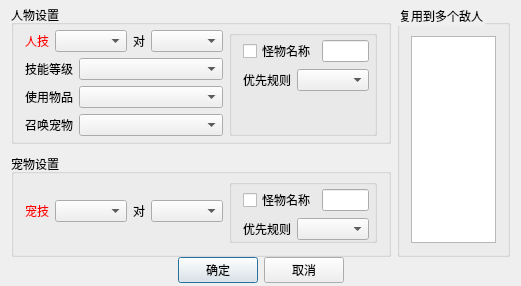
<?xml version="1.0" encoding="UTF-8"?>
<ui version="4.0">
 <class>BattleSetDlg</class>
 <widget class="QDialog" name="BattleSetDlg">
  <property name="geometry">
   <rect>
    <x>0</x>
    <y>0</y>
    <width>503</width>
    <height>268</height>
   </rect>
  </property>
  <property name="windowTitle">
   <string>战斗设置</string>
  </property>
  <property name="styleSheet">
   <string notr="true">QComboBox{
QComboBox QAbstractItemView::item { min-height: 40px;}

}
QGroupBox
{
	
	color: rgb(167, 167, 167);
}</string>
  </property>
  <layout class="QVBoxLayout" name="verticalLayout_5">
   <property name="spacing">
    <number>0</number>
   </property>
   <property name="topMargin">
    <number>5</number>
   </property>
   <property name="bottomMargin">
    <number>3</number>
   </property>
   <item>
    <layout class="QHBoxLayout" name="horizontalLayout_11">
     <item>
      <layout class="QVBoxLayout" name="verticalLayout_3">
       <property name="spacing">
        <number>10</number>
       </property>
       <item>
        <widget class="QGroupBox" name="groupBox">
         <property name="title">
          <string>人物设置</string>
         </property>
         <layout class="QHBoxLayout" name="horizontalLayout_5">
          <property name="topMargin">
           <number>5</number>
          </property>
          <property name="bottomMargin">
           <number>5</number>
          </property>
          <item>
           <layout class="QVBoxLayout" name="verticalLayout">
            <item>
             <layout class="QHBoxLayout" name="horizontalLayout">
              <item>
               <widget class="QLabel" name="label">
                <property name="styleSheet">
                 <string notr="true">color: rgba(255, 0, 0, 255);</string>
                </property>
                <property name="text">
                 <string>人技</string>
                </property>
               </widget>
              </item>
              <item>
               <widget class="QComboBox" name="comboBox_playerAction"/>
              </item>
              <item>
               <widget class="QLabel" name="label_2">
                <property name="text">
                 <string>对</string>
                </property>
               </widget>
              </item>
              <item>
               <widget class="QComboBox" name="comboBox_playerTarget"/>
              </item>
             </layout>
            </item>
            <item>
             <layout class="QHBoxLayout" name="horizontalLayout_2">
              <item>
               <widget class="QLabel" name="label_3">
                <property name="text">
                 <string>技能等级</string>
                </property>
               </widget>
              </item>
              <item>
               <widget class="QComboBox" name="comboBox_playerSkillLv">
                <property name="sizePolicy">
                 <sizepolicy hsizetype="Expanding" vsizetype="Fixed">
                  <horstretch>0</horstretch>
                  <verstretch>0</verstretch>
                 </sizepolicy>
                </property>
                <property name="minimumSize">
                 <size>
                  <width>110</width>
                  <height>0</height>
                 </size>
                </property>
               </widget>
              </item>
             </layout>
            </item>
            <item>
             <layout class="QHBoxLayout" name="horizontalLayout_3">
              <item>
               <widget class="QLabel" name="label_useItem">
                <property name="text">
                 <string>使用物品</string>
                </property>
               </widget>
              </item>
              <item>
               <widget class="QComboBox" name="comboBox_useItem">
                <property name="sizePolicy">
                 <sizepolicy hsizetype="Expanding" vsizetype="Fixed">
                  <horstretch>0</horstretch>
                  <verstretch>0</verstretch>
                 </sizepolicy>
                </property>
                <property name="minimumSize">
                 <size>
                  <width>110</width>
                  <height>0</height>
                 </size>
                </property>
               </widget>
              </item>
             </layout>
            </item>
            <item>
             <layout class="QHBoxLayout" name="horizontalLayout_12">
              <item>
               <widget class="QLabel" name="label_ChangePet">
                <property name="text">
                 <string>召唤宠物</string>
                </property>
               </widget>
              </item>
              <item>
               <widget class="QComboBox" name="comboBox_ChangePet">
                <property name="sizePolicy">
                 <sizepolicy hsizetype="Expanding" vsizetype="Fixed">
                  <horstretch>0</horstretch>
                  <verstretch>0</verstretch>
                 </sizepolicy>
                </property>
                <property name="minimumSize">
                 <size>
                  <width>110</width>
                  <height>0</height>
                 </size>
                </property>
               </widget>
              </item>
             </layout>
            </item>
           </layout>
          </item>
          <item>
           <widget class="QGroupBox" name="groupBox_4">
            <property name="title">
             <string/>
            </property>
            <property name="flat">
             <bool>false</bool>
            </property>
            <layout class="QVBoxLayout" name="verticalLayout_6">
             <property name="topMargin">
              <number>3</number>
             </property>
             <property name="rightMargin">
              <number>5</number>
             </property>
             <property name="bottomMargin">
              <number>0</number>
             </property>
             <item>
              <layout class="QHBoxLayout" name="horizontalLayout_4">
               <item>
                <widget class="QCheckBox" name="checkBox_playerSpecial">
                 <property name="toolTip">
                  <string>优先攻击怪物</string>
                 </property>
                 <property name="text">
                  <string>怪物名称</string>
                 </property>
                </widget>
               </item>
               <item>
                <widget class="QLineEdit" name="lineEdit_playerSpecialName"/>
               </item>
              </layout>
             </item>
             <item>
              <layout class="QHBoxLayout" name="horizontalLayout_13">
               <item>
                <widget class="QLabel" name="label_5">
                 <property name="text">
                  <string>优先规则</string>
                 </property>
                </widget>
               </item>
               <item>
                <widget class="QComboBox" name="comboBox_playerTargetSelect"/>
               </item>
              </layout>
             </item>
             <item>
              <spacer name="verticalSpacer_3">
               <property name="orientation">
                <enum>Qt::Vertical</enum>
               </property>
               <property name="sizeHint" stdset="0">
                <size>
                 <width>20</width>
                 <height>40</height>
                </size>
               </property>
              </spacer>
             </item>
            </layout>
           </widget>
          </item>
         </layout>
        </widget>
       </item>
       <item>
        <widget class="QGroupBox" name="groupBox_2">
         <property name="styleSheet">
          <string notr="true"/>
         </property>
         <property name="title">
          <string>宠物设置</string>
         </property>
         <layout class="QHBoxLayout" name="horizontalLayout_6">
          <property name="topMargin">
           <number>5</number>
          </property>
          <item>
           <layout class="QVBoxLayout" name="verticalLayout_2">
            <item>
             <spacer name="verticalSpacer_2">
              <property name="orientation">
               <enum>Qt::Vertical</enum>
              </property>
              <property name="sizeHint" stdset="0">
               <size>
                <width>20</width>
                <height>40</height>
               </size>
              </property>
             </spacer>
            </item>
            <item>
             <layout class="QHBoxLayout" name="horizontalLayout_7">
              <item>
               <widget class="QLabel" name="label_6">
                <property name="styleSheet">
                 <string notr="true">color: rgba(255, 0, 0, 255);</string>
                </property>
                <property name="text">
                 <string>宠技</string>
                </property>
               </widget>
              </item>
              <item>
               <widget class="QComboBox" name="comboBox_petAction"/>
              </item>
              <item>
               <widget class="QLabel" name="label_7">
                <property name="text">
                 <string>对</string>
                </property>
               </widget>
              </item>
              <item>
               <widget class="QComboBox" name="comboBox_petTarget"/>
              </item>
             </layout>
            </item>
            <item>
             <spacer name="verticalSpacer">
              <property name="orientation">
               <enum>Qt::Vertical</enum>
              </property>
              <property name="sizeHint" stdset="0">
               <size>
                <width>20</width>
                <height>40</height>
               </size>
              </property>
             </spacer>
            </item>
           </layout>
          </item>
          <item>
           <widget class="QGroupBox" name="groupBox_5">
            <property name="title">
             <string/>
            </property>
            <property name="flat">
             <bool>false</bool>
            </property>
            <layout class="QVBoxLayout" name="verticalLayout_7">
             <property name="topMargin">
              <number>3</number>
             </property>
             <property name="rightMargin">
              <number>5</number>
             </property>
             <property name="bottomMargin">
              <number>0</number>
             </property>
             <item>
              <layout class="QHBoxLayout" name="horizontalLayout_14">
               <item>
                <widget class="QCheckBox" name="checkBox_petSpecial">
                 <property name="toolTip">
                  <string>优先攻击怪物</string>
                 </property>
                 <property name="text">
                  <string>怪物名称</string>
                 </property>
                </widget>
               </item>
               <item>
                <widget class="QLineEdit" name="lineEdit_petSpecialName"/>
               </item>
              </layout>
             </item>
             <item>
              <layout class="QHBoxLayout" name="horizontalLayout_15">
               <item>
                <widget class="QLabel" name="label_11">
                 <property name="text">
                  <string>优先规则</string>
                 </property>
                </widget>
               </item>
               <item>
                <widget class="QComboBox" name="comboBox_petTargetSelect"/>
               </item>
              </layout>
             </item>
             <item>
              <spacer name="verticalSpacer_4">
               <property name="orientation">
                <enum>Qt::Vertical</enum>
               </property>
               <property name="sizeHint" stdset="0">
                <size>
                 <width>20</width>
                 <height>40</height>
                </size>
               </property>
              </spacer>
             </item>
            </layout>
           </widget>
          </item>
          <item>
           <spacer name="horizontalSpacer_5">
            <property name="orientation">
             <enum>Qt::Horizontal</enum>
            </property>
            <property name="sizeHint" stdset="0">
             <size>
              <width>40</width>
              <height>20</height>
             </size>
            </property>
           </spacer>
          </item>
         </layout>
        </widget>
       </item>
      </layout>
     </item>
     <item>
      <widget class="QGroupBox" name="groupBox_copyToMult">
       <property name="styleSheet">
        <string notr="true">color: rgb(0, 0, 0);</string>
       </property>
       <property name="title">
        <string>复用到多个敌人</string>
       </property>
       <layout class="QVBoxLayout" name="verticalLayout_4">
        <item>
         <widget class="QListWidget" name="listWidget_copySet"/>
        </item>
       </layout>
      </widget>
     </item>
    </layout>
   </item>
   <item>
    <layout class="QHBoxLayout" name="horizontalLayout_9">
     <item>
      <spacer name="horizontalSpacer_2">
       <property name="orientation">
        <enum>Qt::Horizontal</enum>
       </property>
       <property name="sizeHint" stdset="0">
        <size>
         <width>40</width>
         <height>20</height>
        </size>
       </property>
      </spacer>
     </item>
     <item>
      <widget class="QPushButton" name="pushButton_ok">
       <property name="text">
        <string>确定</string>
       </property>
      </widget>
     </item>
     <item>
      <widget class="QPushButton" name="pushButton_cancel">
       <property name="text">
        <string>取消</string>
       </property>
      </widget>
     </item>
     <item>
      <spacer name="horizontalSpacer_3">
       <property name="orientation">
        <enum>Qt::Horizontal</enum>
       </property>
       <property name="sizeHint" stdset="0">
        <size>
         <width>40</width>
         <height>20</height>
        </size>
       </property>
      </spacer>
     </item>
    </layout>
   </item>
  </layout>
 </widget>
 <layoutdefault spacing="6" margin="11"/>
 <resources/>
 <connections/>
</ui>
